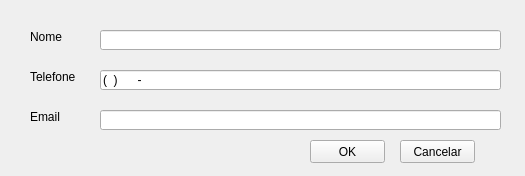
<?xml version="1.0" encoding="UTF-8"?>
<ui version="4.0">
 <class>Form</class>
 <widget class="QWidget" name="Form">
  <property name="geometry">
   <rect>
    <x>0</x>
    <y>0</y>
    <width>525</width>
    <height>176</height>
   </rect>
  </property>
  <property name="windowTitle">
   <string>Form</string>
  </property>
  <widget class="QLabel" name="label">
   <property name="geometry">
    <rect>
     <x>30</x>
     <y>30</y>
     <width>47</width>
     <height>13</height>
    </rect>
   </property>
   <property name="text">
    <string>Nome</string>
   </property>
  </widget>
  <widget class="QLabel" name="label_2">
   <property name="geometry">
    <rect>
     <x>30</x>
     <y>70</y>
     <width>47</width>
     <height>13</height>
    </rect>
   </property>
   <property name="text">
    <string>Telefone</string>
   </property>
  </widget>
  <widget class="QLabel" name="label_3">
   <property name="geometry">
    <rect>
     <x>30</x>
     <y>110</y>
     <width>47</width>
     <height>13</height>
    </rect>
   </property>
   <property name="text">
    <string>Email</string>
   </property>
  </widget>
  <widget class="QLineEdit" name="editNome">
   <property name="geometry">
    <rect>
     <x>100</x>
     <y>30</y>
     <width>401</width>
     <height>20</height>
    </rect>
   </property>
  </widget>
  <widget class="QLineEdit" name="editTelefone">
   <property name="geometry">
    <rect>
     <x>100</x>
     <y>70</y>
     <width>401</width>
     <height>20</height>
    </rect>
   </property>
   <property name="inputMask">
    <string>(00) 00000-0000</string>
   </property>
  </widget>
  <widget class="QLineEdit" name="editEmail">
   <property name="geometry">
    <rect>
     <x>100</x>
     <y>110</y>
     <width>401</width>
     <height>20</height>
    </rect>
   </property>
  </widget>
  <widget class="QPushButton" name="botaoOk">
   <property name="geometry">
    <rect>
     <x>310</x>
     <y>140</y>
     <width>75</width>
     <height>23</height>
    </rect>
   </property>
   <property name="text">
    <string>OK</string>
   </property>
  </widget>
  <widget class="QPushButton" name="botaooCancelar">
   <property name="geometry">
    <rect>
     <x>400</x>
     <y>140</y>
     <width>75</width>
     <height>23</height>
    </rect>
   </property>
   <property name="text">
    <string>Cancelar</string>
   </property>
  </widget>
 </widget>
 <resources/>
 <connections/>
</ui>
